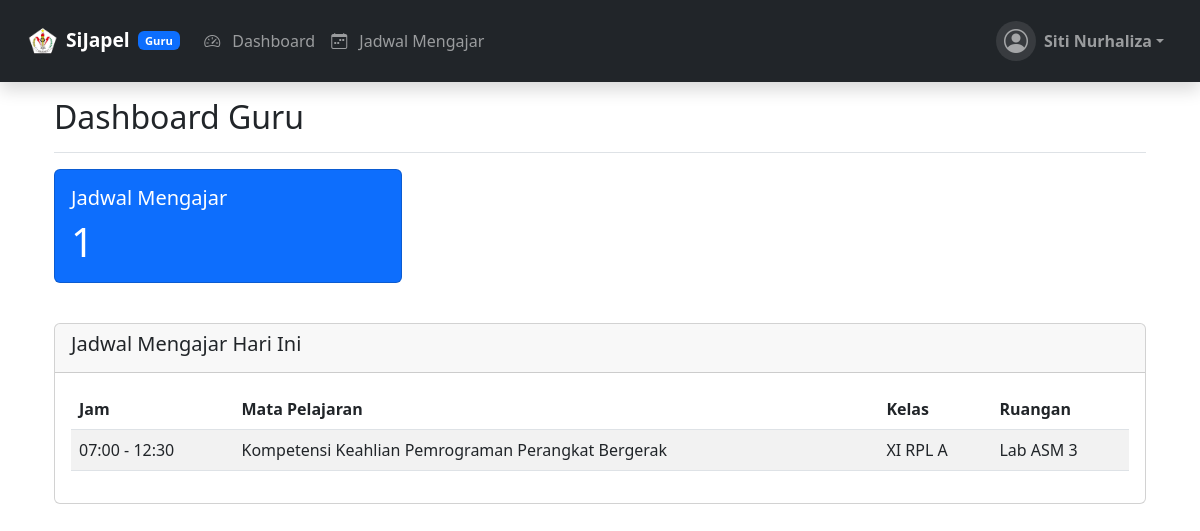
The app's page /guru/dashboard.php (signed in) with its own data.
### tables this page shows
CREATE TABLE `jadwal` (
  `id` int(11) NOT NULL,
  `hari` int(11) NOT NULL COMMENT '1-5 (Senin-Jumat)',
  `jam_ke` int(11) NOT NULL COMMENT '1-12',
  `sampai_jam_ke` int(11) NOT NULL COMMENT '1-12',
  `jam_mulai` time NOT NULL COMMENT '07:00-dst',
  `jam_selesai` time NOT NULL COMMENT '07:00-dst',
  `mapel_id` int(11) NOT NULL,
  `kelas_id` int(11) NOT NULL,
  `guru_id` int(11) NOT NULL,
  `ruangan_id` int(11) NOT NULL,
  `semester` int(11) NOT NULL DEFAULT 1,
  `tahun_ajaran` varchar(9) NOT NULL,
  `tanggal` date DEFAULT NULL
);

CREATE TABLE `mata_pelajaran` (
  `id` int(11) NOT NULL,
  `nama_mapel` varchar(100) NOT NULL,
  `kode_mapel` varchar(20) NOT NULL
);

CREATE TABLE `kelas` (
  `id` int(11) NOT NULL,
  `nama_kelas` varchar(50) NOT NULL
);

CREATE TABLE `ruangan` (
  `id` int(11) NOT NULL,
  `nama_ruangan` varchar(50) NOT NULL
);

### guru/dashboard.php (the view, shortened to what this page needs)
<?php
include '../config/database.php';
$guru_id = $_SESSION['user']['id'];
$count_jadwal = $conn->query("SELECT COUNT(*) FROM jadwal WHERE guru_id = $guru_id")->fetch_row()[0];
$hari_ini = date('N') ;
$jadwal_hari_ini = $conn->query("
    SELECT j.*, m.nama_mapel, k.nama_kelas, r.nama_ruangan
    FROM jadwal j
    JOIN mata_pelajaran m ON j.mapel_id = m.id
    JOIN kelas k ON j.kelas_id = k.id
    JOIN ruangan r ON j.ruangan_id = r.id
    WHERE j.guru_id = $guru_id AND j.hari = $hari_ini
    ORDER BY j.jam_mulai
");
?>
<!DOCTYPE html>
<html lang="en">
<head>
    <link href="https://cdn.jsdelivr.net/npm/bootstrap@5.3.0/dist/css/bootstrap.min.css" rel="stylesheet">
    <link href="../../assets/css/style.css" rel="stylesheet">
    <link rel="stylesheet" href="https://cdn.jsdelivr.net/npm/bootstrap-icons@1.10.0/font/bootstrap-icons.css">
</head>
<body>
    <?php include '../includes/header.php'; ?>
    <main class="container px-4">
        <div class="d-flex justify-content-between flex-wrap flex-md-nowrap align-items-center pt-3 pb-2 mb-3 border-bottom">
            <h1 class="h2">Dashboard Guru</h1>
        </div>
        <div class="row mb-4">
            <div class="col-md-4">
                <div class="card text-white bg-primary mb-3">
                    <div class="card-body">
                        <h5 class="card-title">Jadwal Mengajar</h5>
                        <p class="card-text display-6"><?php echo $count_jadwal; ?></p>
                    </div>
                </div>
            </div>
        </div>
        <div class="card mb-4">
            <div class="card-header">
                <h5>Jadwal Mengajar Hari Ini</h5>
            </div>
            <div class="card-body">
                <?php if ($jadwal_hari_ini->num_rows > 0): ?>
                    <div class="table-responsive">
                        <table class="table table-striped">
                            <thead>
                                <tr>
                                    <th>Jam</th>
                                    <th>Mata Pelajaran</th>
                                    <th>Kelas</th>
                                    <th>Ruangan</th>
                                </tr>
                            </thead>
                            <tbody>
                                <?php while ($row = $jadwal_hari_ini->fetch_assoc()): ?>
                                    <tr>
                                        <td><?php echo date('H:i', strtotime($row['jam_mulai'])) . ' - ' . date('H:i', strtotime($row['jam_selesai'])); ?></td>
                                        <td><?php echo $row['nama_mapel']; ?></td>
                                        <td><?php echo $row['nama_kelas']; ?></td>
                                        <td><?php echo $row['nama_ruangan']; ?></td>
                                    </tr>
                                <?php endwhile; ?>
                            </tbody>
                        </table>
                    </div>
                <?php else: ?>
                    <div class="alert alert-info">Tidak ada jadwal mengajar untuk hari ini.</div>
                <?php endif; ?>
            </div>
        </div>
    </main>
</body>
</html>

### records on screen
jadwal: jam_mulai "07:00", jam_selesai "12:30", mapel.nama_mapel "Kompetensi Keahlian Pemrograman Perangkat Bergerak", kelas.nama_kelas "XI RPL A", ruangan.nama_ruangan "Lab ASM 3"

### other values on screen
$current_role "Guru"
$nama "Siti Nurhaliza"
$count_jadwal "1"
